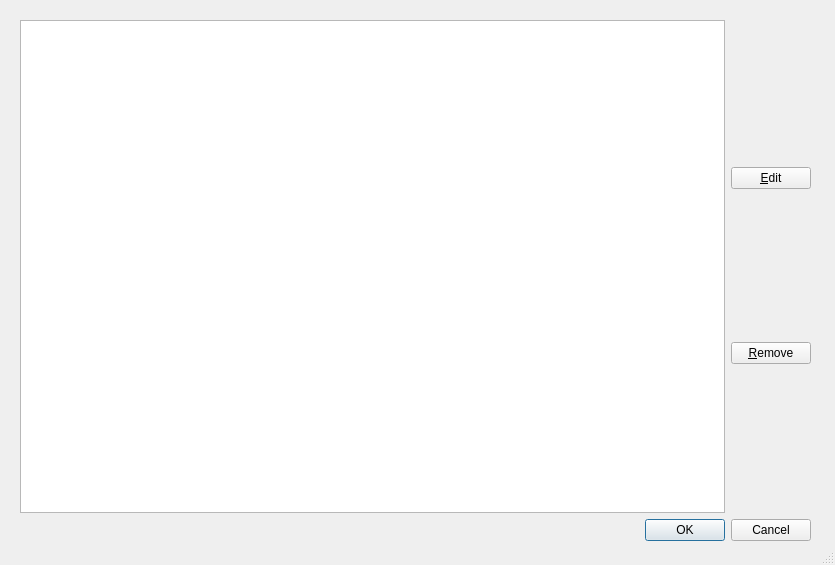
<?xml version="1.0" encoding="UTF-8"?>
<ui version="4.0">
 <class>profiles</class>
 <widget class="QDialog" name="profiles">
  <property name="geometry">
   <rect>
    <x>0</x>
    <y>0</y>
    <width>835</width>
    <height>565</height>
   </rect>
  </property>
  <property name="windowTitle">
   <string>Profiles</string>
  </property>
  <property name="sizeGripEnabled">
   <bool>true</bool>
  </property>
  <widget class="QWidget" name="layoutWidget">
   <property name="geometry">
    <rect>
     <x>20</x>
     <y>20</y>
     <width>791</width>
     <height>521</height>
    </rect>
   </property>
   <layout class="QVBoxLayout" name="verticalLayout_2">
    <item>
     <layout class="QHBoxLayout" name="horizontalLayout">
      <item>
       <widget class="QTableView" name="tableView">
        <property name="selectionBehavior">
         <enum>QAbstractItemView::SelectRows</enum>
        </property>
       </widget>
      </item>
      <item>
       <layout class="QVBoxLayout" name="verticalLayout">
        <item>
         <widget class="QPushButton" name="edit">
          <property name="whatsThis">
           <string>Edit the (first) selected profile</string>
          </property>
          <property name="text">
           <string>&amp;Edit</string>
          </property>
         </widget>
        </item>
        <item>
         <widget class="QPushButton" name="remove">
          <property name="whatsThis">
           <string>Remove every selected profile</string>
          </property>
          <property name="text">
           <string>&amp;Remove</string>
          </property>
         </widget>
        </item>
       </layout>
      </item>
     </layout>
    </item>
    <item>
     <widget class="QDialogButtonBox" name="buttonBox">
      <property name="standardButtons">
       <set>QDialogButtonBox::Cancel|QDialogButtonBox::Ok</set>
      </property>
     </widget>
    </item>
   </layout>
  </widget>
 </widget>
 <resources/>
 <connections>
  <connection>
   <sender>buttonBox</sender>
   <signal>rejected()</signal>
   <receiver>profiles</receiver>
   <slot>reject()</slot>
   <hints>
    <hint type="sourcelabel">
     <x>751</x>
     <y>522</y>
    </hint>
    <hint type="destinationlabel">
     <x>759</x>
     <y>570</y>
    </hint>
   </hints>
  </connection>
 </connections>
</ui>
